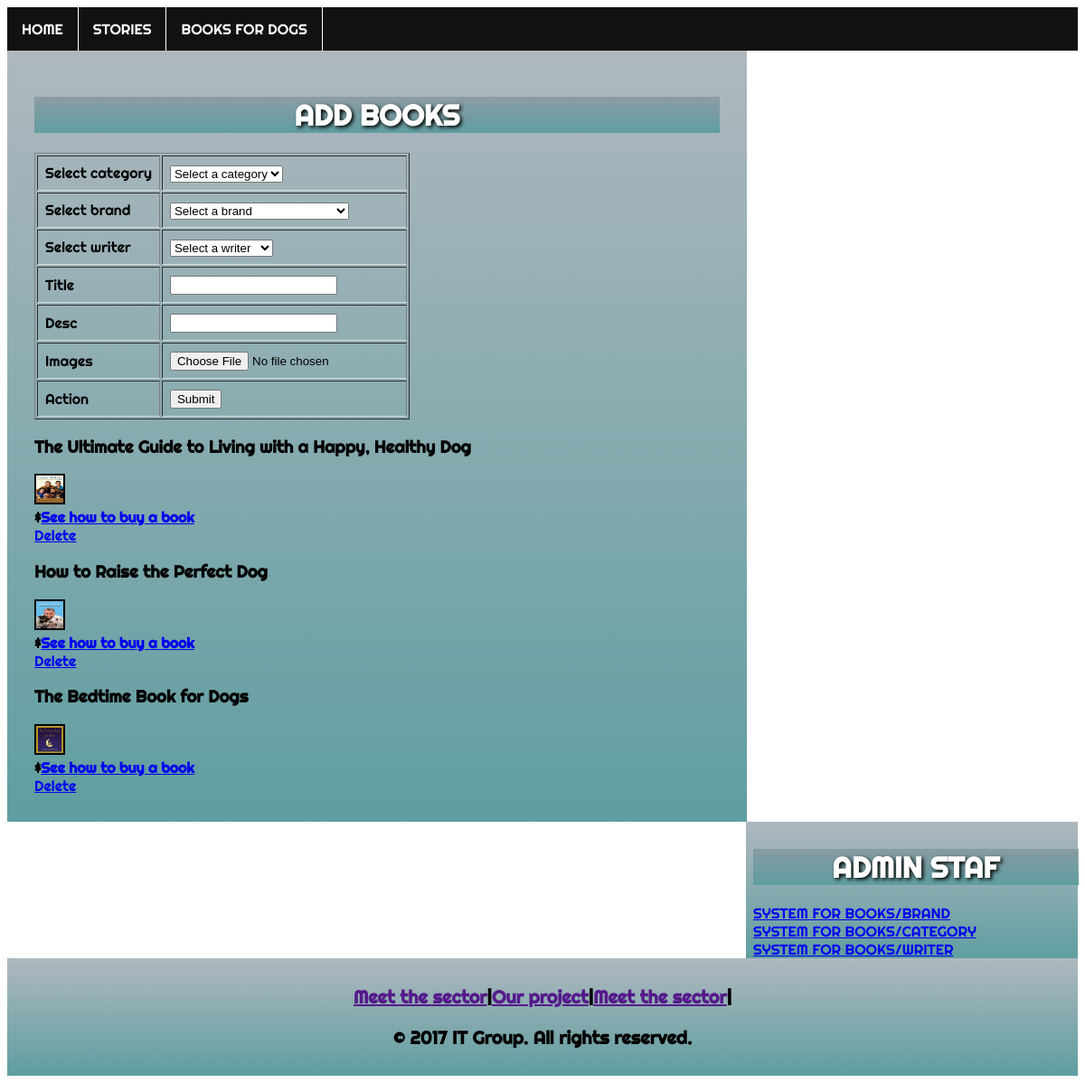
/admin/books.php, run on the app's committed database.
### tables this page shows
CREATE TABLE IF NOT EXISTS `books` (
  `booksId` int(11) NOT NULL AUTO_INCREMENT,
  `catId` int(11) DEFAULT NULL,
  `brandId` int(11) DEFAULT NULL,
  `writerId` int(11) DEFAULT NULL,
  `title` varchar(100) DEFAULT NULL,
  `description` text,
  `images` text,
  PRIMARY KEY (`booksId`)
);

### class/classBooks.php (called while the page is built, shortened)
<?php
class Books
{
    private $conn;
    public function __construct($conn)
    {
        $this->conn = $conn;
    }
        ?>
    <?php }
public function selectBooks()
{
    $stmt = $this->conn->prepare("select * from books");
    $stmt->execute();
    $rez = $stmt->fetchAll(PDO::FETCH_OBJ);
    return $rez;
}
}

### admin/books.php (the view, shortened to what this page needs)
<?php
include_once(dirname(__FILE__) . '/../class/classBooks.php');
$book = new Books($conn);
include_once(dirname(__FILE__) . '/head.php');
?>
<div id="main">
    <h1 class="contact">ADD BOOKS</h1>
    <form method="post" action="<?php $_SERVER["PHP_SELF"] ;?>" enctype="multipart/form-data">
        <table border="1">
            <tr>
                <td>Select category</td>
                <td>
                    <select name="catId">
                        <option>Select a category</option>
                    </select></td>
            </tr>
            <tr>
                <td>Select brand</td>
                <td><select name="brandId">
                        <option>Select a brand</option>
                    </select></td>
            </tr>
            <tr>
                <td>Select writer</td>
                <td><select name="writerId">
                        <option>Select a writer</option>
                    </select></td>
            </tr>
            <tr>
                <td>Title</td>
                <td><input type="text" name="title"></td>
            </tr>
            <tr>
                <td>Desc</td>
                <td><input type="text" name="description"></td>
            </tr>
            <tr>
                <td>Images</td>
                <td><input type="file" name="images"></td>
            </tr>
            <tr>
                <td>Action</td>
                <td><input type="submit" name="insert"></td>
            </tr>
        </table>
    </form>
    <?php
    $p = $book->selectBooks();
    foreach($p as $prd) {
    echo "<h3>$prd->title</h3>
        <img src='../admin/imgStories/$prd->images' alt='slika'
             style='width: 30px;height: 30px;border:2px solid black;'><br>
        <b>$$prd->description</b><br>
        <a href='books.php?booksId=$prd->booksId'>Delete</a>
    ";}
    ?>
</div>
<div id="sidebar">
    <div id="form">
        <h1 class="contact">ADMIN STAF</h1>
        <a href="brand.php">SYSTEM FOR BOOKS/BRAND</a><br>
        <a href="category.php">SYSTEM FOR BOOKS/CATEGORY</a><br>
        <a href="writer.php">SYSTEM FOR BOOKS/WRITER</a><br>
    </div>
</div>
<?php
include_once(dirname(__FILE__) . '/footer.php');
?>

### admin/s.css (style rules this page uses)
html,body { font-family: 'Righteous', cursive; }
#main { width: 64%; float: left; padding: 30px; background: linear-gradient(rgba(124, 139, 150, 0.61),cadetblue); height: 100%; }
#sidebar { height: 100%; width: 31%; float: right; background: linear-gradient(rgba(124, 139, 150, 0.61),cadetblue); }
#form { width: 98%; padding-left: 8px; padding-top: 8px; }
.contact { text-align: center; background: linear-gradient(rgba(124, 139, 150, 0.61),cadetblue); color: white; text-shadow: 2px 2px 4px #000000; }
.table th, td { padding: 8px; text-align: left; border-bottom: 1px solid #ddd; }

### data on the page
books: title "The Ultimate Guide to Living with a Happy, Healthy Dog", images (picture), description "See how to buy a book"
books: title "How to Raise the Perfect Dog", images (picture), description "See how to buy a book"
books: title "The Bedtime Book for Dogs", images (picture), description "See how to buy a book"
